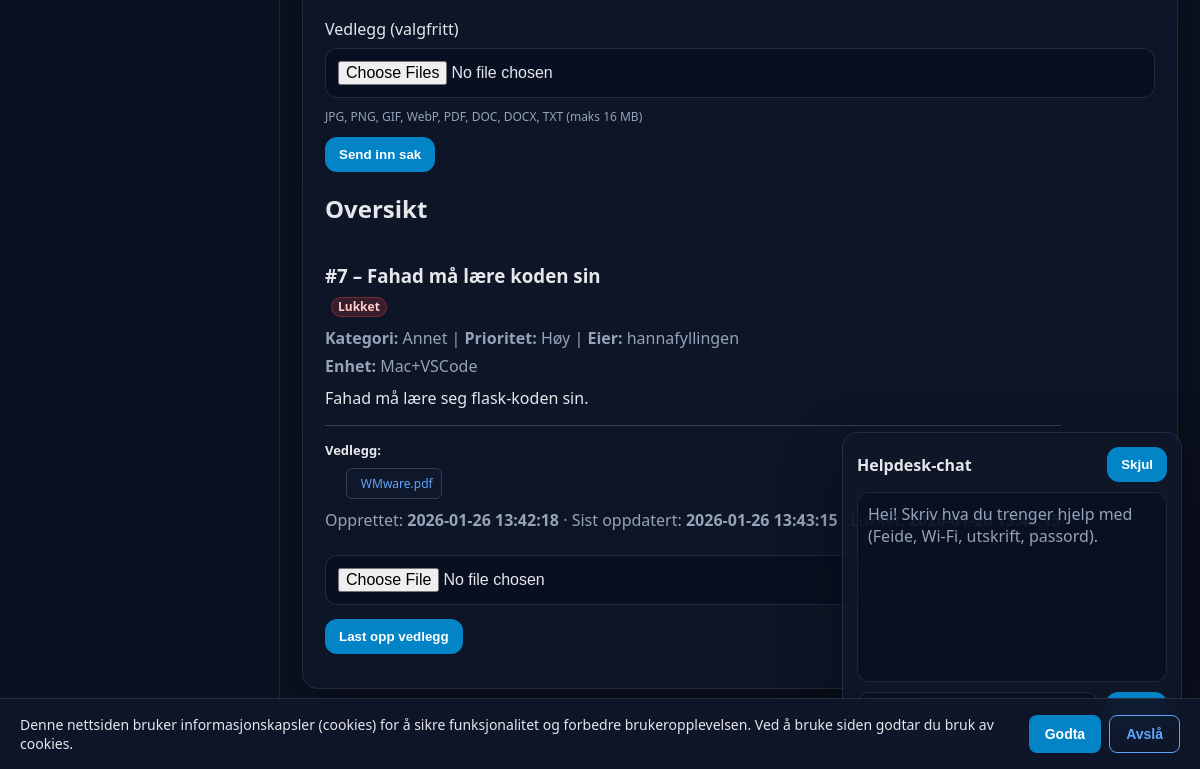
Before: /tickets (signed in, lower part) with the older database file.
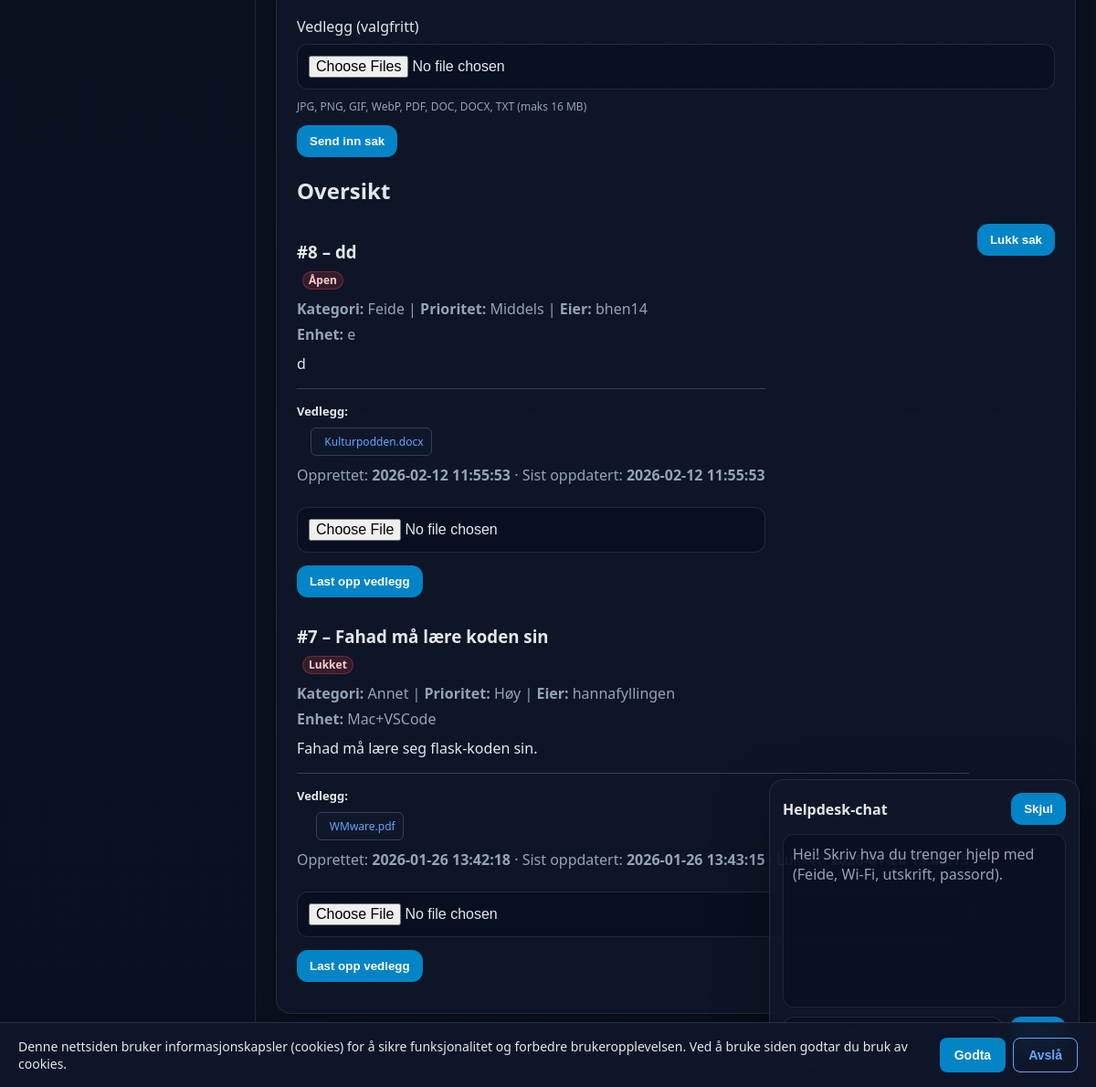
After: the same page with the newer database file.
### tables this page shows
CREATE TABLE tickets (
            id INTEGER PRIMARY KEY AUTOINCREMENT,
            title TEXT NOT NULL,
            desc TEXT NOT NULL,
            owner TEXT NOT NULL,
            category TEXT NOT NULL DEFAULT 'Annet',
            priority TEXT NOT NULL DEFAULT 'Middels',
            device TEXT NOT NULL DEFAULT '',
            status TEXT NOT NULL DEFAULT 'Åpen',
            created_at TEXT NOT NULL DEFAULT (datetime('now')),
            updated_at TEXT NOT NULL DEFAULT (datetime('now')),
            closed_at TEXT
        );

CREATE TABLE attachments (
            id INTEGER PRIMARY KEY AUTOINCREMENT,
            ticket_id INTEGER NOT NULL,
            stored_filename TEXT NOT NULL,
            original_filename TEXT NOT NULL,
            uploaded_by TEXT NOT NULL,
            uploaded_at TEXT NOT NULL DEFAULT (datetime('now')),
            FOREIGN KEY(ticket_id) REFERENCES tickets(id)
        );

### routes.py (the view, shortened to what this page needs)
@bp.route("/tickets", methods=["GET", "POST"])
def tickets():
    user = current_user()
    if not user:
        return redirect(url_for("main.login"))
    role = current_role()
    try:
        if role == "support":
            visible = get_tickets()
            logger.info(f"Support user {user} fetched all tickets: {len(visible)} total")
        else:
            visible = get_tickets(owner=user)
            logger.info(f"User {user} fetched their own tickets: {len(visible)} visible")
    except Exception as e:
        logger.error(f"Error fetching tickets for {user} (role={role}): {e}")
        visible = []
        flash("Kunne ikke hente saker. Prøv igjen senere.")
    for t in visible:
        try:
            t["attachments"] = get_attachments(t["id"])
        except Exception:
            t["attachments"] = []
    if visible and len(visible) > 0:
        first_ticket = visible[0]
        logger.debug(f"First ticket keys: {list(first_ticket.keys())} | owner={first_ticket.get('owner', 'MISSING')}")
    return render_template("_tickets.html", tickets=visible, role=role)

### __init__.py (called while the page is built)
def create_app():
    app = Flask(__name__)
    app.config.from_object(Config)
    init_mail(app)
    @app.after_request
    def set_security_headers(response):
        response.headers['X-Content-Type-Options'] = 'nosniff'
        response.headers['X-Frame-Options'] = 'DENY'
        response.headers['X-XSS-Protection'] = '1; mode=block'
        return response
    from .routes import bp
    app.register_blueprint(bp)
    return app

### db.py (called while the page is built, shortened)
def get_tickets(owner: Optional[str] = None) -> List[Dict[str, Any]]:
    conn = _conn()
    cur = conn.cursor()
    if owner is None:
        cur.execute("""
            SELECT t.*, r.stars AS rating, r.feedback AS feedback
            FROM tickets t
            LEFT JOIN ratings r ON r.ticket_id = t.id
            ORDER BY t.id DESC
        """)
    rows = cur.fetchall()
    conn.close()
    return [dict(r) for r in rows]

def count_notifications(user: str) -> int:
    conn = _conn()
    cur = conn.cursor()
    cur.execute("SELECT COUNT(*) AS c FROM notifications WHERE user = ? AND read = 0", (user,))
    row = cur.fetchone()
    conn.close()
    return int(row["c"]) if row else 0

### routes.py (called while the page is built)
def current_user():
    return session.get("user")

### templates/_tickets.html (shortened to what this page needs)
{% extends "base.html" %}
{% block content %}
<div class="card">
  <form method="post">
    <label>Vedlegg (valgfritt)</label>
    <input type="file" name="files" multiple accept=".jpg,.jpeg,.png,.gif,.webp,.pdf,.doc,.docx,.txt">
    <p class="muted" style="font-size:12px; margin-top:-4px;">JPG, PNG, GIF, WebP, PDF, DOC, DOCX, TXT (maks 16 MB)</p>
    <button type="submit">Send inn sak</button>
  </form>
</div>
<div class="card">
  <h2>Oversikt</h2>
  {% if tickets|length == 0 %}
    <p class="muted">Du har ingen saker enda.</p>
  {% else %}
    {% for t in tickets %}
      <div class="card" style="margin:12px 0;">
        <div style="display:flex; justify-content:space-between; gap:12px; flex-wrap:wrap;">
          <div style="min-width:260px;">
            <h3 style="margin-bottom:6px;">#{{ t.id }} – {{ t.title }}</h3>
            {% if t.status == "Åpen" %}
              <span class="badge badge-open">Åpen</span>
            {% else %}
              <span class="badge badge-closed">Lukket</span>
            {% endif %}
            <p class="muted" style="margin:10px 0 0;">
              <strong>Kategori:</strong> {{ t.category }} |
              <strong>Prioritet:</strong> {{ t.priority }} |
              <strong>Eier:</strong> {{ t.owner }}
            </p>
            <p class="muted" style="margin:6px 0 0;">
              <strong>Enhet:</strong> {{ t.device }}
            </p>
            <p style="margin-top:10px;">{{ t.desc }}</p>
            {% if t.attachments and t.attachments|length > 0 %}
            <div class="attachments-section">
              <strong style="font-size: 13px;"> Vedlegg:</strong>
              <div class="attachments-grid">
                {% for att in t.attachments %}
                  {% set filename_lower = att.original_filename.lower() %}
                  {% if filename_lower.endswith(('.jpg', '.jpeg', '.png', '.gif', '.webp')) %}
                    <div class="attachment-item">
                      <a href="{{ url_for('main.view_attachment', attachment_id=att.id) }}" target="_blank">
                        <img src="{{ url_for('main.view_attachment', attachment_id=att.id) }}" class="attachment-thumb" alt="{{ att.original_filename }}">
                      </a>
                      <div class="attachment-label">{{ att.original_filename[:15] }}{% if att.original_filename|length > 15 %}...{% endif %}</div>
                      <a href="{{ url_for('main.download_attachment', attachment_id=att.id) }}" style="font-size: 11px; color: #60a5fa;">Last ned</a>
                    </div>
                  {% else %}
                    <div class="attachment-item">
                      <div class="attachment-file">
                        <a href="{{ url_for('main.download_attachment', attachment_id=att.id) }}">{{ att.original_filename[:20] }}{% if att.original_filename|length > 20 %}...{% endif %}</a>
                      </div>
                    </div>
                  {% endif %}
                {% endfor %}
              </div>
            </div>
            {% endif %}
            <p class="muted" style="margin-top:10px;">
              Opprettet: <strong>{{ t.created_at }}</strong>
              {% if t.updated_at %} · Sist oppdatert: <strong>{{ t.updated_at }}</strong>{% endif %}
              {% if t.closed_at %} · Lukket: <strong>{{ t.closed_at }}</strong>{% endif %}
            </p>
            <form
              method="post"
              enctype="multipart/form-data"
              action="{{ url_for('main.upload_attachment', ticket_id=t.id) }}"
              style="margin-top:10px;"
            >
              <input type="file" name="file" required>
              <button type="submit">Last opp vedlegg</button>
            </form>
          </div>
          {% if role == "support" and t.status != "Lukket" %}
            <div>
              <form method="post" action="{{ url_for('main.close_ticket_view', ticket_id=t.id) }}">
                <button type="submit" class="btn-secondary">Lukk sak</button>
              </form>
            </div>
          {% endif %}
        </div>
      </div>
    {% endfor %}
  {% endif %}
</div>
{% endblock %}

Changed rows visible on the page:
added tickets: id "8", title "dd", status "Åpen", category "Feide", priority "Middels", owner "bhen14", device "e", desc "d", created_at "2026-02-12 11:55:53", updated_at "2026-02-12 11:55:53"
added attachments: original_filename "Kulturpodden.docx", shown under "8"
